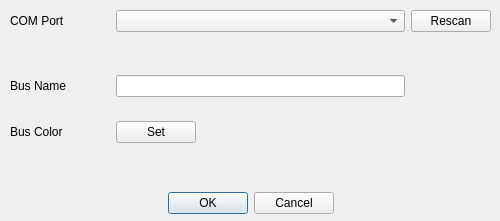
<?xml version="1.0" encoding="UTF-8"?>
<ui version="4.0">
 <class>addNetDialog</class>
 <widget class="QDialog" name="addNetDialog">
  <property name="windowModality">
   <enum>Qt::ApplicationModal</enum>
  </property>
  <property name="geometry">
   <rect>
    <x>0</x>
    <y>0</y>
    <width>500</width>
    <height>221</height>
   </rect>
  </property>
  <property name="windowTitle">
   <string>Add Bus</string>
  </property>
  <property name="styleSheet">
   <string notr="true"/>
  </property>
  <property name="modal">
   <bool>true</bool>
  </property>
  <widget class="QWidget" name="gridLayoutWidget">
   <property name="geometry">
    <rect>
     <x>0</x>
     <y>0</y>
     <width>501</width>
     <height>248</height>
    </rect>
   </property>
   <layout class="QGridLayout" name="gridLayout" rowstretch="0,0,0,0,0,0,0">
    <property name="spacing">
     <number>6</number>
    </property>
    <item row="1" column="1">
     <widget class="QLabel" name="label">
      <property name="text">
       <string>COM Port</string>
      </property>
     </widget>
    </item>
    <item row="1" column="6">
     <widget class="QPushButton" name="rescanButton">
      <property name="text">
       <string>Rescan</string>
      </property>
     </widget>
    </item>
    <item row="3" column="1">
     <widget class="QLabel" name="label_2">
      <property name="text">
       <string>Bus Name</string>
      </property>
     </widget>
    </item>
    <item row="3" column="2" colspan="4">
     <widget class="QLineEdit" name="netName"/>
    </item>
    <item row="5" column="1" rowspan="2" colspan="6">
     <widget class="QDialogButtonBox" name="buttonBox">
      <property name="orientation">
       <enum>Qt::Horizontal</enum>
      </property>
      <property name="standardButtons">
       <set>QDialogButtonBox::Cancel|QDialogButtonBox::Ok</set>
      </property>
      <property name="centerButtons">
       <bool>true</bool>
      </property>
     </widget>
    </item>
    <item row="4" column="6">
     <spacer name="verticalSpacer">
      <property name="orientation">
       <enum>Qt::Vertical</enum>
      </property>
      <property name="sizeType">
       <enum>QSizePolicy::Fixed</enum>
      </property>
      <property name="sizeHint" stdset="0">
       <size>
        <width>20</width>
        <height>40</height>
       </size>
      </property>
     </spacer>
    </item>
    <item row="3" column="6">
     <spacer name="verticalSpacer_2">
      <property name="orientation">
       <enum>Qt::Vertical</enum>
      </property>
      <property name="sizeType">
       <enum>QSizePolicy::Fixed</enum>
      </property>
      <property name="sizeHint" stdset="0">
       <size>
        <width>20</width>
        <height>40</height>
       </size>
      </property>
     </spacer>
    </item>
    <item row="0" column="6">
     <spacer name="verticalSpacer_3">
      <property name="orientation">
       <enum>Qt::Vertical</enum>
      </property>
      <property name="sizeType">
       <enum>QSizePolicy::Fixed</enum>
      </property>
      <property name="sizeHint" stdset="0">
       <size>
        <width>20</width>
        <height>10</height>
       </size>
      </property>
     </spacer>
    </item>
    <item row="1" column="7">
     <spacer name="horizontalSpacer">
      <property name="orientation">
       <enum>Qt::Horizontal</enum>
      </property>
      <property name="sizeType">
       <enum>QSizePolicy::Fixed</enum>
      </property>
      <property name="sizeHint" stdset="0">
       <size>
        <width>10</width>
        <height>20</height>
       </size>
      </property>
     </spacer>
    </item>
    <item row="1" column="0">
     <spacer name="horizontalSpacer_2">
      <property name="orientation">
       <enum>Qt::Horizontal</enum>
      </property>
      <property name="sizeType">
       <enum>QSizePolicy::Fixed</enum>
      </property>
      <property name="sizeHint" stdset="0">
       <size>
        <width>10</width>
        <height>20</height>
       </size>
      </property>
     </spacer>
    </item>
    <item row="4" column="1">
     <widget class="QLabel" name="label_3">
      <property name="text">
       <string>Bus Color</string>
      </property>
     </widget>
    </item>
    <item row="1" column="2" colspan="4">
     <widget class="QComboBox" name="portCombo"/>
    </item>
    <item row="4" column="3" colspan="3">
     <spacer name="horizontalSpacer_4">
      <property name="orientation">
       <enum>Qt::Horizontal</enum>
      </property>
      <property name="sizeHint" stdset="0">
       <size>
        <width>40</width>
        <height>20</height>
       </size>
      </property>
     </spacer>
    </item>
    <item row="4" column="2">
     <widget class="QPushButton" name="colorSetButton">
      <property name="text">
       <string>Set</string>
      </property>
     </widget>
    </item>
    <item row="2" column="2" colspan="4">
     <widget class="QLabel" name="portHintLabel">
      <property name="text">
       <string/>
      </property>
     </widget>
    </item>
    <item row="5" column="0" rowspan="2">
     <spacer name="verticalSpacer_4">
      <property name="orientation">
       <enum>Qt::Vertical</enum>
      </property>
      <property name="sizeType">
       <enum>QSizePolicy::Fixed</enum>
      </property>
      <property name="sizeHint" stdset="0">
       <size>
        <width>10</width>
        <height>90</height>
       </size>
      </property>
     </spacer>
    </item>
    <item row="2" column="1">
     <spacer name="horizontalSpacer_3">
      <property name="orientation">
       <enum>Qt::Horizontal</enum>
      </property>
      <property name="sizeType">
       <enum>QSizePolicy::Fixed</enum>
      </property>
      <property name="sizeHint" stdset="0">
       <size>
        <width>100</width>
        <height>10</height>
       </size>
      </property>
     </spacer>
    </item>
   </layout>
  </widget>
 </widget>
 <resources/>
 <connections>
  <connection>
   <sender>buttonBox</sender>
   <signal>accepted()</signal>
   <receiver>addNetDialog</receiver>
   <slot>accept()</slot>
   <hints>
    <hint type="sourcelabel">
     <x>248</x>
     <y>254</y>
    </hint>
    <hint type="destinationlabel">
     <x>157</x>
     <y>274</y>
    </hint>
   </hints>
  </connection>
  <connection>
   <sender>buttonBox</sender>
   <signal>rejected()</signal>
   <receiver>addNetDialog</receiver>
   <slot>reject()</slot>
   <hints>
    <hint type="sourcelabel">
     <x>316</x>
     <y>260</y>
    </hint>
    <hint type="destinationlabel">
     <x>286</x>
     <y>274</y>
    </hint>
   </hints>
  </connection>
 </connections>
</ui>
